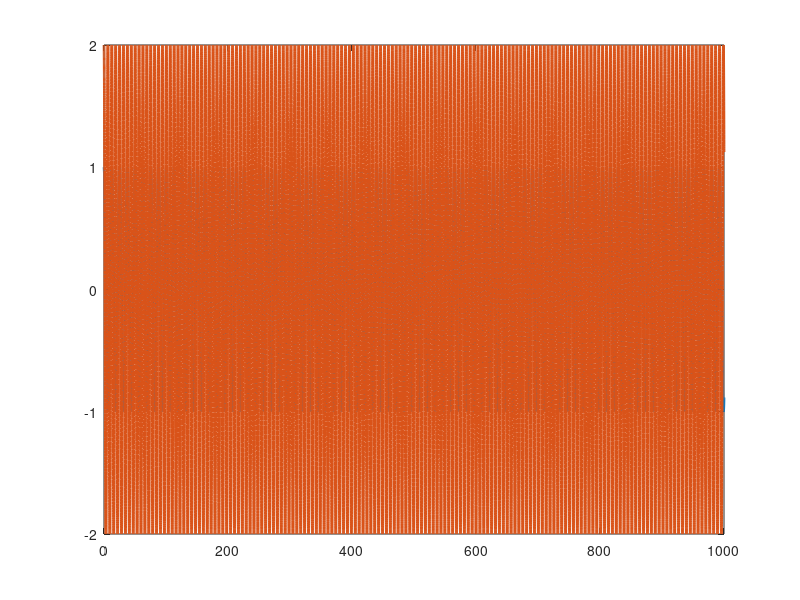

MATLAB code to generate this figure: (Note: this script raises an error after producing the figure.)
function torquefiltermethod
close all
%Set up parameters for sim
p1       = 3.473;
p2       = 0.196;
p3       = 0.242;
f1       = 5.3;
f2       = 1.1;

% Stacked parameter vector
theta    = [p1;p2;p3;f1;f2];

% Simulation final time
tf   = 1000;

% Initial condition vector (X0 must be same size and "form" as X and XDot below)
% (i.e., in this sim, X0 = [e0;r0;thetahat0])
X0   = [4;10;3;2;1;1;1;1;1];

% define uf initial value
uf   = [2;2];



Ydf =  [1;1;1;1;1;1;1;1;1;1];
X0   = [X0;uf;Ydf];


% Options for integration function
opts = odeset('RelTol',1e-3,'AbsTol',1e-3);

% Integrate (you can send the paramters theta to the dynamics as seen below)
[t,STATES] = ode45(@(t,X) compositedynamics(t,X,theta),[0 tf],X0,opts);

% Set up desired trajectory data for plots (enter desired trajectory for your simulation)
qd = [cos(0.5*t) 2*cos(t)]';

% Parse integrated states (STATES is the same "form" as X0)
% (i.e., in this sim, STATES = [e r thetahat] over all time);
e  = STATES(:,1:2)';
r  = STATES(:,3:4)';
thetaHat = STATES(:,5:9)';


% Compute x from e and xd for plotting purposes
q  = e + qd;

% Plot the actual vs desired trajectories
figure(1)
plot(t,qd,'-','LineWidth',2)
hold on
ax = gca;
ax.ColorOrderIndex = 1;
plot(t,q,':','LineWidth',2)
hold off

% Plot the filtered tracking error
figure(2)
plot(t,r,'--','LineWidth',2)

% Plot the adaptive estimates vs actual parameters
figure(3)
plot(t,repmat(theta,1,length(t)),'-','LineWidth',2)
hold on
ax = gca;
ax.ColorOrderIndex = 1;
plot(t,thetaHat,':','LineWidth',2)
hold off



function [XDot] = compositedynamics(t,X,theta)

% Parse parameter vector
p1 = theta(1);
p2 = theta(2);
p3 = theta(3);
f1 = theta(4);
f2 = theta(5);

% Select gains for controller
K        = 5; % Enter a number
a        = 1.5; % Enter a number
Beta     = 1;  % Torque filter gain, define it by yourself
gamma = eye([5,5]);   


% Desired trajectory and needed derivatives
qd       = [cos(0.5*t);2*cos(t)];
qdDot    = [-0.5*sin(0.5*t); -2*sin(t)];   %Enter the expression
qdDotDot = [-0.25*cos(0.5*t); -2*cos(t)];  %Enter the expression 

% Parse current states (X is the same size and "form" as X0)
% (i.e., in this sim, X = [e;r;thetahat])
e        = [X(1);X(2)];
r        = [X(3);X(4)];
thetaHat = [X(5);X(6);X(7);X(8);X(9)];
uf       = [X(10);X(11)];
Ydf      = [X(12),X(13),X(14),X(15),X(16);X(17),X(18),X(19),X(20),X(21)];



% Compute current x and xDot for convenience
q        = e + qd;
qDot     = r - a*e + qdDot;

% Compute cos(x2) and sin(x2) for convenience
c2       = cos(q(2));
s2       = sin(q(2));

% Compute current matrices for the dynamics
M        = [p1 + 2*p3*c2 p2 + p3*c2;p2 + p3*c2 p2];
Vm       = [-p3*s2*qDot(2) -p3*s2*(qDot(1) + qDot(2));p3*s2*qDot(1) 0];
fd       = [f1 0;0 f2];

% Compute current regression matrix
cd2       = cos(qd(2));
sd2       = sin(qd(2));
yd11      = qdDotDot(1); %Enter the expression
yd12      = qdDotDot(2); %Enter the expression
yd13      = 2*cd2*qdDotDot(1)+cd2*qdDotDot(2)-sd2*qdDot(2)*qdDot(1)-sd2*(qdDot(1)+qdDot(2))*qdDot(2); %Enter the expression
yd14      = qdDot(1); %Enter the expression
yd15      = 0; %Enter the expression
yd21      = 0; %Enter the expression
yd22      = qdDotDot(1)+qdDotDot(2); %Enter the expression
yd23      = cd2*qdDotDot(1)+sd2*qdDot(1)*qdDot(1); %Enter the expression
yd24      = 0; %Enter the expression
yd25      = qdDot(2); %Enter the expression
Yd       = [yd11 yd12 yd13 yd14 yd15;yd21 yd22 yd23 yd24 yd25];

% Design controller

% u        = -K*r + M*qdDotDot + Vm*qDot + fd*qDot; %Enter the expression
% u        = -K*r - e
u        = -K*r + Yd*thetaHat;
eDot        = r - a*e;
rDot        = a*eDot + M\(-Vm*qDot-fd*qDot+u) - qdDotDot; %Enter the expression

miu = uf - Ydf*thetaHat;
thetaHatDot = -gamma*Yd.'*r + gamma*Ydf.'*miu; %Enter the expression
uf_dot      =  Beta*u - Beta*uf;
Ydf_dot = Beta*Yd -Beta*Ydf;
Ydf_dot = reshape(Ydf_dot',[10,1]);
% Stacked dynamics vector (XDot is the same size and "form" as X)
XDot        = [eDot;rDot;thetaHatDot;uf_dot;Ydf_dot];
